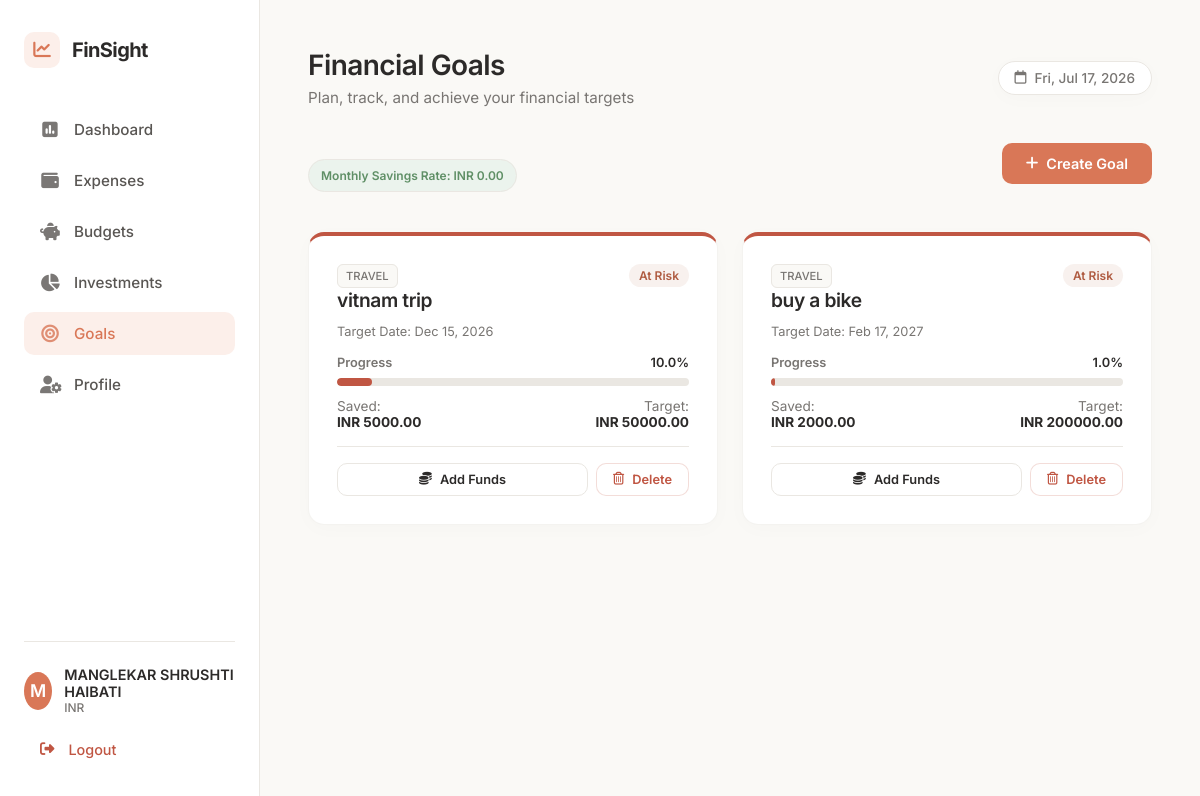
Before: /goals (signed in) with the older database file.
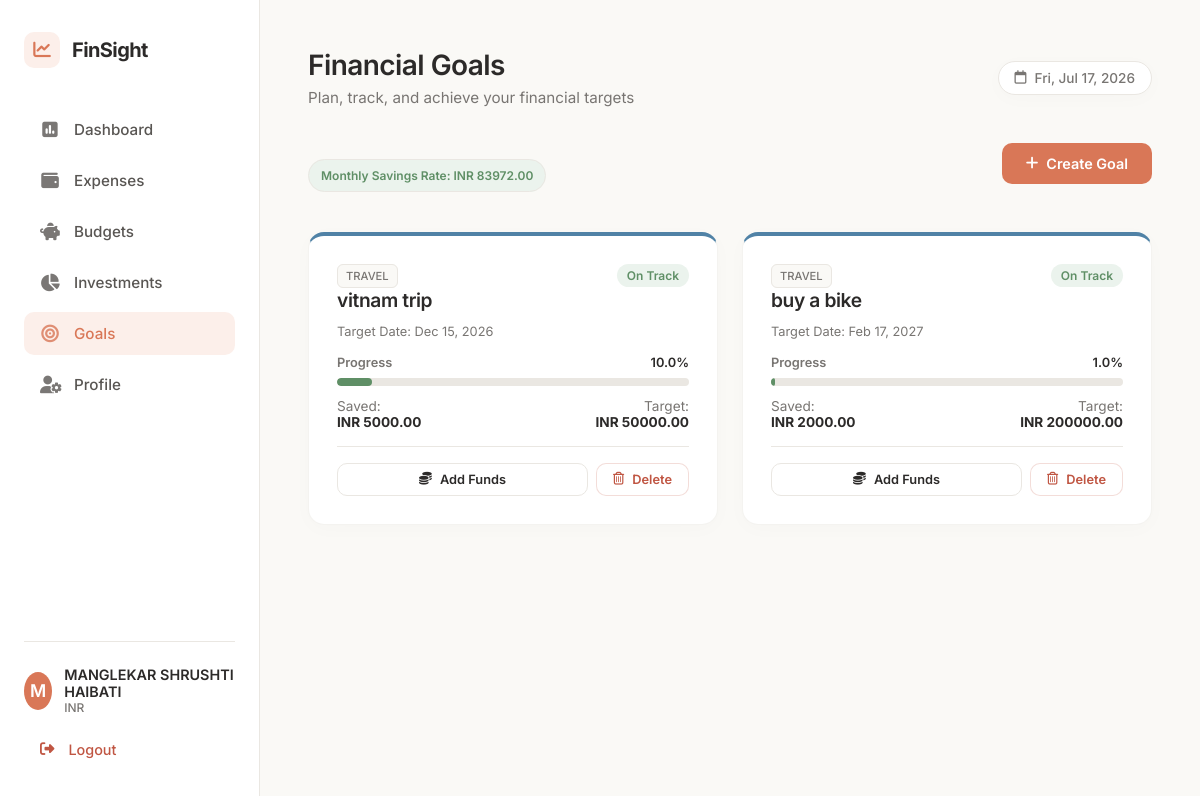
After: the same page with the newer database file.
### models.py (models this page shows, shortened)
class User(db.Model):
    __tablename__ = 'users'
    id = db.Column(db.Integer, primary_key=True)
    name = db.Column(db.String(100), nullable=False)
    email = db.Column(db.String(120), unique=True, nullable=False, index=True)
    password_hash = db.Column(db.String(255), nullable=False)
    monthly_income = db.Column(db.Float, default=0.0, nullable=False)
    currency = db.Column(db.String(10), default='INR', nullable=False)
    created_at = db.Column(db.DateTime, default=datetime.utcnow, nullable=False)
    categories = db.relationship('Category', backref='user', lazy=True, cascade="all, delete-orphan")
    transactions = db.relationship('Transaction', backref='user', lazy=True, cascade="all, delete-orphan")
    budgets = db.relationship('Budget', backref='user', lazy=True, cascade="all, delete-orphan")
    investments = db.relationship('Investment', backref='user', lazy=True, cascade="all, delete-orphan")
    goals = db.relationship('Goal', backref='user', lazy=True, cascade="all, delete-orphan")

class Goal(db.Model):
    __tablename__ = 'goals'
    id = db.Column(db.Integer, primary_key=True)
    user_id = db.Column(db.Integer, db.ForeignKey('users.id', ondelete='CASCADE'), nullable=False)
    goal_name = db.Column(db.String(150), nullable=False)
    goal_type = db.Column(db.String(50), nullable=False) # Home/Retirement/Travel/Education/Other
    target_amount = db.Column(db.Float, nullable=False)
    current_amount = db.Column(db.Float, nullable=False, default=0.0)
    target_date = db.Column(db.Date, nullable=False)
    status = db.Column(db.String(50), nullable=False, default='On Track') # On Track/At Risk/Completed
    created_at = db.Column(db.DateTime, default=datetime.utcnow, nullable=False)
    transactions = db.relationship('GoalTransaction', backref='goal', lazy=True, cascade="all, delete-orphan")

### app.py (the view, shortened to what this page needs)
@app.route('/goals', methods=['GET', 'POST'])
@login_required
def goals():
    user_goals = Goal.query.filter_by(user_id=g.user.id).order_by(Goal.target_date.asc()).all()
    today = datetime.date.today()
    start_date = datetime.date(today.year, today.month, 1)
    last_day = calendar.monthrange(today.year, today.month)[1]
    end_date = datetime.date(today.year, today.month, last_day)
    monthly_expenses = db.session.query(db.func.sum(Transaction.amount)).filter(
        Transaction.user_id == g.user.id,
        Transaction.type == 'Expense',
        Transaction.transaction_date >= start_date,
        Transaction.transaction_date <= end_date
    ).scalar() or 0.0
    monthly_savings_rate = max(0.0, g.user.monthly_income - monthly_expenses)
    for goal in user_goals:
        if goal.current_amount >= goal.target_amount:
            goal.status = 'Completed'
            continue
        days_remaining = (goal.target_date - today).days
        months_remaining = days_remaining / 30.44
        needed_savings = goal.target_amount - goal.current_amount
        needed_per_month = needed_savings / max(1.0, months_remaining)
        if monthly_savings_rate >= needed_per_month:
            goal.status = 'On Track'
        else:
            goal.status = 'At Risk'
    db.session.commit()
    today_str = today.strftime('%Y-%m-%d')
    return render_template(
        'goals.html',
        goals=user_goals,
        monthly_savings_rate=monthly_savings_rate,
        today_str=today_str
    )

### app.py (called while the page is built)
def login_required(f):
    @wraps(f)
    def decorated_function(*args, **kwargs):
        if 'user_id' not in session:
            flash('Please login to access this page.', 'warning')
            return redirect(url_for('login', next=request.url))
        return f(*args, **kwargs)
    return decorated_function

@app.before_request
def load_logged_in_user():
    user_id = session.get('user_id')
    if user_id is None:
        g.user = None
    else:
        g.user = User.query.get(user_id)

### templates/goals.html (shortened to what this page needs)
{% extends 'base.html' %}
{% block header_title %}Financial Goals{% endblock %}
{% block header_subtitle %}Plan, track, and achieve your financial targets{% endblock %}
{% block content %}
<div class="goals-container animate-fade-in-up">
    <div class="action-bar">
        <div style="flex-grow: 1;">
            <span class="paymode-badge" style="background-color: var(--success-light); color: var(--success); font-weight:600; padding:8px 12px; border-radius: 20px;">
                Monthly Savings Rate: {{ g.user.currency }} {{ "%.2f"|format(monthly_savings_rate) }}
            </span>
        </div>
        <button onclick="toggleAddForm()" class="btn btn-primary">
            <i class="fa-solid fa-plus"></i> Create Goal
        </button>
    </div>
    <div style="display: grid; grid-template-columns: repeat(auto-fill, minmax(320px, 1fr)); gap: 24px; margin-top: 24px;">
        {% if goals %}
            {% for goal in goals %}
            {% set pct = (goal.current_amount / goal.target_amount) * 100 %}
            <div class="card" style="display: flex; flex-direction: column; justify-content: space-between; border-top: 4px solid {% if goal.status == 'Completed' %}var(--success){% elif goal.status == 'On Track' %}#5082A6{% else %}var(--danger){% endif %};">
                <div>
                    <div style="display: flex; justify-content: space-between; align-items: start; margin-bottom: 12px;">
                        <div>
                            <span class="paymode-badge" style="font-size: 0.7rem; text-transform: uppercase;">{{ goal.goal_type }}</span>
                            <h3 style="margin-top: 4px; font-size: 1.2rem;">{{ goal.goal_name }}</h3>
                        </div>
                        <span class="category-badge {% if goal.status == 'Completed' %}income{% elif goal.status == 'On Track' %}income{% else %}expense{% endif %}" style="font-size: 0.75rem;">
                            {{ goal.status }}
                        </span>
                    </div>
                    <p style="font-size: 0.8rem; color: var(--text-secondary); margin-bottom: 16px;">
                        Target Date: {{ goal.target_date.strftime('%b %d, %Y') }}
                    </p>
                    <div class="progress-wrapper" style="margin-top: 8px; margin-bottom: 12px;">
                        <div class="progress-bar-label">
                            <span>Progress</span>
                            <span class="pct-value">{{ "%.1f"|format(pct) }}%</span>
                        </div>
                        <div class="progress-container">
                            <div class="progress-bar {% if goal.status == 'Completed' %}success{% elif goal.status == 'On Track' %}success{% else %}danger{% endif %}"
                                 data-width="{{ pct }}" style="width: 0%"></div>
                        </div>
                    </div>
                    <div style="display: flex; justify-content: space-between; margin-bottom: 16px; font-size: 0.85rem;">
                        <div>
                            <span style="color: var(--text-secondary);">Saved:</span><br>
                            <strong>{{ g.user.currency }} {{ "%.2f"|format(goal.current_amount) }}</strong>
                        </div>
                        <div class="text-right">
                            <span style="color: var(--text-secondary);">Target:</span><br>
                            <strong>{{ g.user.currency }} {{ "%.2f"|format(goal.target_amount) }}</strong>
                        </div>
                    </div>
                </div>
                <div style="border-top: 1px solid var(--border-color); padding-top: 16px; display: flex; gap: 8px;">
                    {% if goal.status != 'Completed' %}
                    <button onclick="openAddFundsModal({{ goal.id }}, '{{ goal.goal_name | escape }}')" class="btn btn-secondary btn-block" style="padding: 8px 16px; font-size: 0.8rem;">
                        <i class="fa-solid fa-coins"></i> Add Funds
                    </button>
                    {% endif %}
                    <form method="POST" action="{{ url_for('delete_goal', goal_id=goal.id) }}" style="display:inline; {% if goal.status == 'Completed' %}width: 100%;{% endif %}" onsubmit="return confirm('Are you sure you want to delete this financial goal?')">
                        <button type="submit" class="btn btn-secondary btn-block" style="padding: 8px 16px; font-size: 0.8rem; color: var(--danger); border-color: rgba(192, 86, 67, 0.2);">
                            <i class="fa-regular fa-trash-can"></i> Delete
                        </button>
                    </form>
                </div>
            </div>
            {% endfor %}
        {% endif %}
    </div>
</div>
{% endblock %}

### templates/base.html (shortened to what this page needs)
<!DOCTYPE html>
<html lang="en">
<head>
    <link rel="stylesheet" href="https://cdnjs.cloudflare.com/ajax/libs/font-awesome/6.4.0/css/all.min.css">
    <link rel="stylesheet" href="{{ url_for('static', filename='css/style.css') }}">
</head>
<body>
    <div class="app-container {% if not g.user %}auth-layout{% endif %}">
        {% if g.user %}
        <aside class="sidebar">
            <div class="sidebar-header">
                <div class="logo">
                    <span class="logo-icon"><i class="fa-solid fa-chart-line"></i></span>
                    <span class="logo-text">FinSight</span>
                </div>
            </div>
            <nav class="sidebar-nav">
                <a href="{{ url_for('dashboard') }}" class="nav-item {% if request.path == '/dashboard' %}active{% endif %}">
                    <i class="fa-solid fa-square-poll-vertical"></i>
                    <span>Dashboard</span>
                </a>
                <a href="{{ url_for('expenses') }}" class="nav-item {% if request.path == '/expenses' %}active{% endif %}">
                    <i class="fa-solid fa-wallet"></i>
                    <span>Expenses</span>
                </a>
                <a href="{{ url_for('budgets') }}" class="nav-item {% if request.path.startswith('/budgets') %}active{% endif %}">
                    <i class="fa-solid fa-piggy-bank"></i>
                    <span>Budgets</span>
                </a>
                <a href="{{ url_for('investments') }}" class="nav-item {% if request.path.startswith('/investments') %}active{% endif %}">
                    <i class="fa-solid fa-chart-pie"></i>
                    <span>Investments</span>
                </a>
                <a href="{{ url_for('goals') }}" class="nav-item {% if request.path.startswith('/goals') %}active{% endif %}">
                    <i class="fa-solid fa-bullseye"></i>
                    <span>Goals</span>
                </a>
                <a href="{{ url_for('profile') }}" class="nav-item {% if request.path == '/profile' %}active{% endif %}">
                    <i class="fa-solid fa-user-gear"></i>
                    <span>Profile</span>
                </a>
            </nav>
            <div class="sidebar-footer">
                <div class="user-pill">
                    <div class="user-avatar">
                        {{ g.user.name[0] | upper if g.user.name else 'U' }}
                    </div>
                    <div class="user-info">
                        <span class="user-name">{{ g.user.name }}</span>
                        <span class="user-currency">{{ g.user.currency }}</span>
                    </div>
                </div>
                <a href="{{ url_for('logout') }}" class="logout-btn">
                    <i class="fa-solid fa-right-from-bracket"></i>
                    <span>Logout</span>
                </a>
            </div>
        </aside>
        {% endif %}
        <main class="main-content">
            {% if g.user %}
            <header class="main-header">
                <div class="header-title">
                    <h1>{% block header_title %}Dashboard{% endblock %}</h1>
                    <p class="header-subtitle">{% block header_subtitle %}Welcome back, {{ g.user.name }}{% endblock %}</p>
                </div>
                <div class="header-actions">
                    <span class="date-badge"><i class="fa-regular fa-calendar"></i> <span id="currentDate"></span></span>
                </div>
            </header>
            {% endif %}
            <div class="content-body">
                {% block content %}{% endblock %}
            </div>
        </main>
    </div>
</body>
</html>

Changed rows visible on the page:
changed Goal "vitnam trip": status "At Risk" → "On Track"
changed Goal "buy a bike": status "At Risk" → "On Track"
Other visible differences:
{{ "%.2f"|format(monthly_savings_rate) }}: "0.00" → "83972.00"
